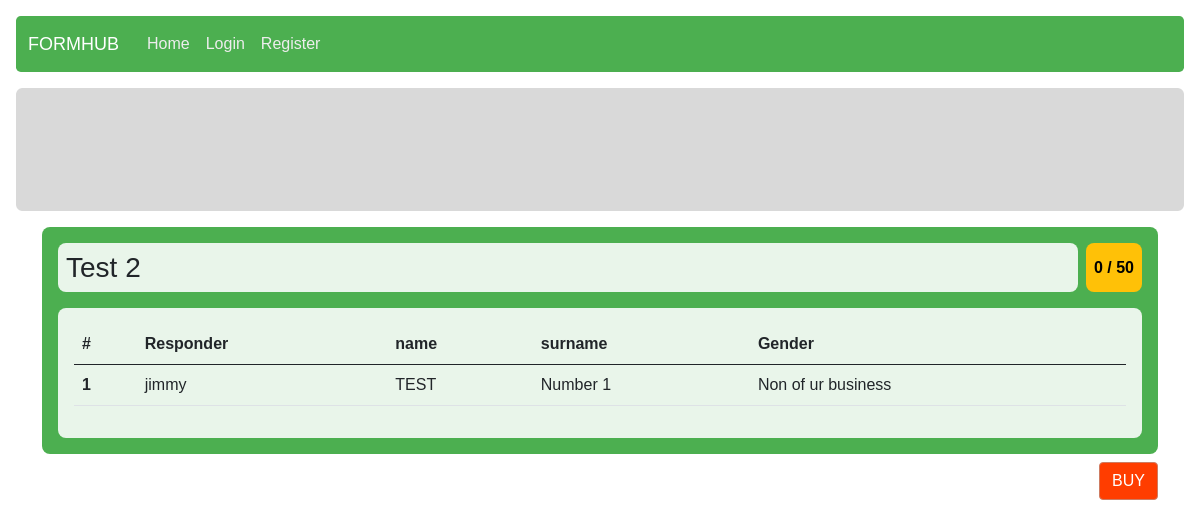
The app's page /redeem/preview_page/2 with its own data.
### form_management/models.py (models this page shows, shortened)
class Form(models.Model):
    owner = models.ForeignKey(User, on_delete = models.CASCADE)
    form_name = models.CharField(max_length = 125)
    description = models.CharField(max_length = 1000)
    category = models.ForeignKey(Category, on_delete = models.CASCADE, null = True)
    design = models.JSONField()
    creation_timestamp = models.DateTimeField(auto_now_add = True)
    publish_timestamp = models.DateTimeField(null = True)
    is_open = models.BooleanField(default = False)
    is_sale = models.BooleanField(default = False)
    form_point = models.ForeignKey(Point, on_delete = models.CASCADE, related_name="form_point")
    form_selling_point = models.ForeignKey(Point, on_delete = models.CASCADE, null = True, blank = True, related_name="form_selling_point")
    form_pic = models.ImageField(
        upload_to="static/form_management/imgs",
        null = True,
        default = "static/form_management/imgs/no-pic.png")

class Point(models.Model):
    form_size = models.CharField(max_length = 2)
    context = models.CharField(max_length = 3, null = True, blank = True, choices = POINT_CONTEXT) # SEL = Selling, ANS = answering
    point = models.IntegerField()
    description = models.CharField(max_length = 50, null = True, blank = True)
    lower_bound = models.IntegerField()
    upper_bound = models.IntegerField()

class FormResponse(models.Model):
    form = models.ForeignKey(Form, on_delete = models.CASCADE)
    responder = models.ForeignKey(User, on_delete = models.CASCADE)
    response = models.JSONField()
    answering_time = models.DateTimeField(auto_now_add = True)

### authentication/models.py (models this page shows)
class User(AbstractUser):
    student_id = models.CharField(max_length = 10, null = True)
    profile_img = models.ImageField(
        upload_to="static/userprofile/imgs",
        null = True,
        default = "static/userprofile/imgs/default.jpg")
    def __str__(self):
        return f"{self.username}"

### redeem/views.py (the view)
# urls.py: path("preview_page/<int:dataset_id>", views.preview_page, name="preview_page"),
def preview_page(request, dataset_id):
    form = Form.objects.get(pk = dataset_id)
    form_responses = FormResponse.objects.filter(form = form)[:5]
    questions = [section["question"] for section in form.design]
    user_id = request.user.id
    point_plus = PointTransaction.objects.filter(user_id_id=user_id).aggregate(total_points=Sum('point'))['total_points']
    point_negative = RedeemTransaction.objects.filter(user_id_id=user_id).aggregate(total_points=Sum('point'))['total_points']
    if not(point_plus):
        point_plus = 0
    if not(point_negative):
        point_negative = 0
    total_point = point_plus+point_negative
    return render(request, "redeem/dataset.html", {
        "form_name": form.form_name,
        "questions": questions,
        "records": form_responses,
        "form": form,
        "user_point": total_point,
    })

### templates/redeem/dataset.html (shortened to what this page needs)
{% extends "layout.html" %}
{% load static %}
{% block extra_css %}
    <link rel="stylesheet" href="{% static 'form_management/form_response.css' %}">
    <link rel="stylesheet" href="{% static 'redeem/redeem.css' %}">
{% endblock %}
{% block body %}
<div class="container">
    <div class="card-cover p-3">
        <div class="header mb-3 d-flex">
            <div class="form-name p-2 d-flex align-items-center">
                <h3>{{ form_name }}</h3>
            </div>
            {% if not form.is_open %}
                <div class="point-preview d-flex justify-content-center align-items-center ms-2 p-2">
                    {{ user_point }}&nbsp;/&nbsp;{{ form.form_selling_point.point }}
                </div>
            {% endif %}
        </div>
        <div class="card-trans p-3">
            <div class="form-response">
                <table class="table table-hover">
                    <thead>
                        <th scope="col">#</th>
                        <th scope="col" class="header">Responder</th>
                        {% for question in questions %}
                            <th scope="col" class="header">{{ question }}</th>
                        {% endfor %}
                    </thead>
                    <tbody>
                        {% for record in records %}
                            <tr>
                                <th scope="row">{{ forloop.counter }}</th>
                                <td>{{ record.responder }}</td>
                                {% for item in record.response %}
                                    <td>{{ item.response }}</td>
                                {% endfor %}
                            </tr>
                        {% endfor %}
                    </tbody>
                </table>
            </div>
        </div>
    </div>
    <div class="d-flex justify-content-end">
        <button class="btn btn-primary buy-btn mt-2" onclick="buyDataset('{{ form.id }}')">BUY</button>
    </div>
</div>
{% endblock %}

### static/core/core.css (style rules this page uses)
* { margin: 0; padding: 0; box-sizing: border-box; font-family: Helvetica; }
.btn-primary, .btn-primary:focus, .btn-primary:active { background-color: #FF3D00; border-color: #ce7c62; }

### static/form_management/form_response.css (style rules this page uses)
:root { --main-bg: #4CAF50; --card-trans-bg: #FFFFFFE0; }

### static/redeem/redeem.css (style rules this page uses)
.point-preview { background-color: #FFC107; color: black; border-radius: .5rem; font-size: 1rem; font-weight: bold; }

### records on screen
Form: form_name "Test 2", form_selling_point.point "50"
FormResponse: responder "jimmy", response "TEST" "Number 1" "Non of ur business"

### other values on screen
{{ user_point }} "0"
{{ question }} "name" "surname" "Gender"
